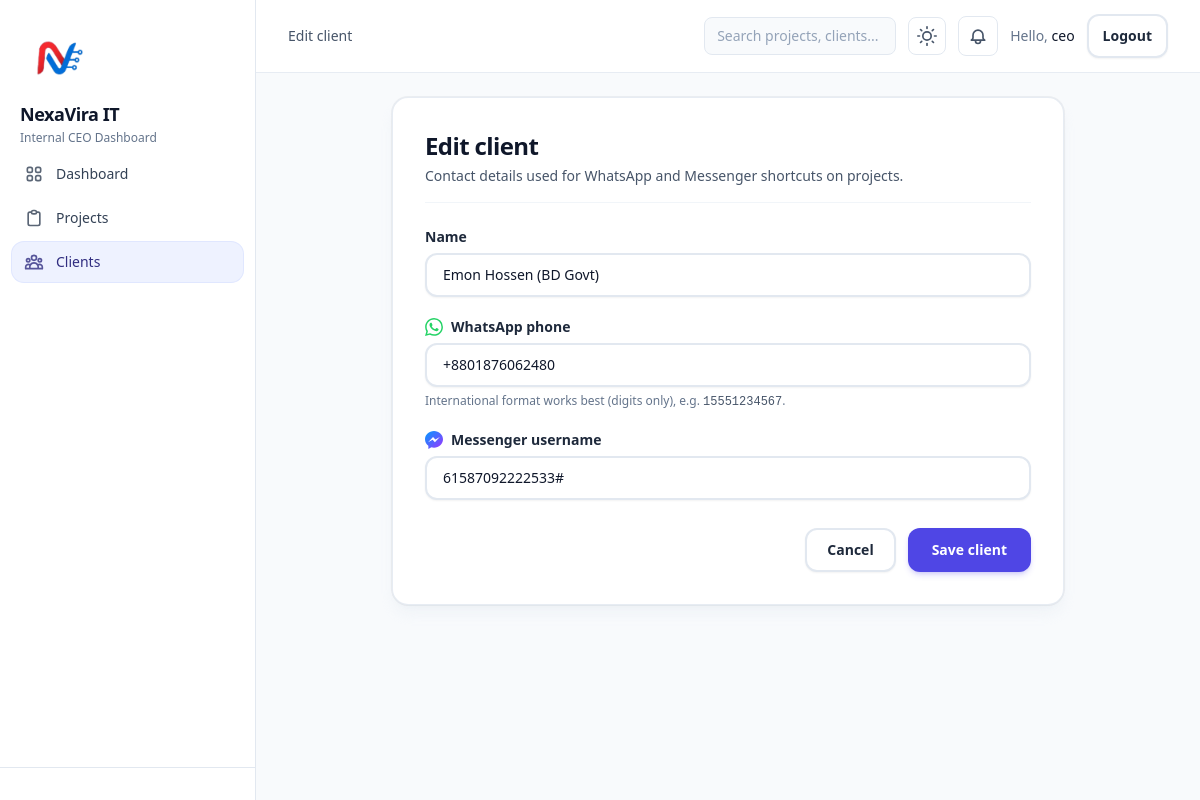
The app's page /clients/6/edit/ (signed in) with its own data.
### clients/models.py (models this page shows, shortened)
class Client(models.Model):
    name = models.CharField(max_length=255)
    phone = models.CharField(
        max_length=32,
        blank=True,
        help_text="WhatsApp phone in international format (digits only preferred), e.g. 15551234567",
    )
    messenger_username = models.CharField(max_length=255, blank=True)
    created_at = models.DateTimeField(auto_now_add=True)
    updated_at = models.DateTimeField(auto_now=True)
    class Meta:
        ordering = ["name"]

### clients/views.py (the view, shortened to what this page needs)
# urls.py: path("<int:pk>/edit/", views.ClientUpdateView.as_view(), name="edit"),
class ClientUpdateView(CeoRequiredMixin, UpdateView):
    model = Client
    form_class = ClientForm
    template_name = "clients/form.html"
    success_url = reverse_lazy("clients:list")

### clients/forms.py
class ClientForm(forms.ModelForm):
    class Meta:
        model = Client
        fields = ["name", "phone", "messenger_username"]
        widgets = {
            "name": forms.TextInput(
                attrs={"class": CONTROL, "placeholder": "Company or contact name", "autocomplete": "organization"}
            ),
            "phone": forms.TextInput(
                attrs={
                    "class": CONTROL,
                    "placeholder": "e.g. 15551234567",
                    "inputmode": "tel",
                    "autocomplete": "tel",
                }
            ),
            "messenger_username": forms.TextInput(
                attrs={"class": CONTROL, "placeholder": "Facebook Messenger username", "autocomplete": "off"}
            ),
        }

### accounts/mixins.py (called while the page is built)
    def dispatch(self, request: HttpRequest, *args, **kwargs) -> HttpResponse:
        if not request.user.is_authenticated:
            return redirect(f"{reverse('accounts:login')}?next={request.path}")
        if not request.user.is_active or not request.user.is_superuser:
            return redirect("accounts:login")
        return super().dispatch(request, *args, **kwargs)

### templates/clients/form.html (shortened to what this page needs)
{% extends "base.html" %}
{% load static %}
{% block header %}
  <div class="text-sm font-medium text-slate-600 dark:text-slate-400">{% if object %}Edit client{% else %}Add client{% endif %}</div>
{% endblock %}
{% block content %}
  <div class="mx-auto max-w-2xl">
    <div class="rounded-2xl border border-slate-200/80 dark:border-slate-700/80 bg-white dark:bg-slate-800 p-5 shadow-lg shadow-slate-200/40 dark:shadow-slate-900/40 ring-1 ring-slate-900/5 dark:ring-slate-800 sm:p-8">
      <div class="mb-6 border-b border-slate-100 dark:border-slate-700 pb-4">
        <h1 class="text-xl font-bold tracking-tight text-slate-900 dark:text-slate-100 sm:text-2xl">
          {% if object %}Edit client{% else %}Add client{% endif %}
        </h1>
        <p class="mt-1 text-sm text-slate-600 dark:text-slate-400">Contact details used for WhatsApp and Messenger shortcuts on projects.</p>
      </div>
      <form method="post" class="space-y-5">
        <div class="space-y-1.5">
          <label for="{{ form.name.id_for_label }}" class="block text-sm font-semibold text-slate-800 dark:text-slate-200">Name</label>
          {{ form.name }}
        </div>
        <div class="space-y-1.5">
          <label for="{{ form.phone.id_for_label }}" class="flex items-center gap-2 text-sm font-semibold text-slate-800 dark:text-slate-200">
            <img src="{% static 'img/whatsapp.svg' %}" alt="" width="18" height="18" class="h-[18px] w-[18px] shrink-0" decoding="async" />
            WhatsApp phone
          </label>
          {{ form.phone }}
          <p class="text-xs text-slate-500 dark:text-slate-400">International format works best (digits only), e.g. <span class="font-mono text-slate-600 dark:text-slate-300">15551234567</span>.</p>
        </div>
        <div class="space-y-1.5">
          <label for="{{ form.messenger_username.id_for_label }}" class="flex items-center gap-2 text-sm font-semibold text-slate-800 dark:text-slate-200">
            <img src="{% static 'img/messenger.svg' %}" alt="" width="18" height="18" class="h-[18px] w-[18px] shrink-0" decoding="async" />
            Messenger username
          </label>
          {{ form.messenger_username }}
        </div>
        <div class="flex flex-col-reverse gap-2 pt-2 sm:flex-row sm:items-center sm:justify-end sm:gap-3">
          <a href="{% url 'clients:list' %}"
             class="inline-flex min-h-[2.75rem] items-center justify-center rounded-xl border-2 border-slate-200 dark:border-slate-600 bg-white dark:bg-slate-700 px-5 text-sm font-semibold text-slate-800 dark:text-slate-200 shadow-sm transition hover:border-slate-300 dark:hover:border-slate-500 hover:bg-slate-50 dark:hover:bg-slate-600 focus:outline-none focus:ring-4 focus:ring-indigo-500/20">
            Cancel
          </a>
          <button type="submit"
                  class="inline-flex min-h-[2.75rem] items-center justify-center rounded-xl bg-indigo-600 dark:bg-indigo-600 px-6 text-sm font-semibold text-white shadow-md shadow-indigo-600/20 transition hover:bg-indigo-700 dark:hover:bg-indigo-700 focus:outline-none focus:ring-4 focus:ring-indigo-500/30">
            Save client
          </button>
        </div>
      </form>
    </div>
  </div>
{% endblock %}

### templates/base.html (shortened to what this page needs)
{% load static %}
<!doctype html>
<html lang="en" class="h-full scroll-smooth">
  <head>
    <script src="https://cdn.tailwindcss.com"></script>
  </head>
  <body class="min-h-full bg-slate-50 text-slate-900 antialiased dark:bg-slate-950 dark:text-slate-100 {% block body_class %}{% endblock %}">
    <div class="flex min-h-screen flex-col md:flex-row">
      {% if user.is_authenticated %}
        <aside class="hidden md:flex md:w-64 md:flex-col md:shrink-0 md:border-r md:border-slate-200 md:bg-white dark:md:border-slate-700 dark:md:bg-slate-900">
          <div class="p-5 pb-2">
            <img src="{% static 'img/logo.png' %}" class='w-20'>
            <div class="text-lg font-bold tracking-tight text-slate-900 dark:text-slate-100">NexaVira IT</div>
            <div class="mt-0.5 text-xs text-slate-500 dark:text-slate-400">Internal CEO Dashboard</div>
          </div>
          <nav class="flex flex-1 flex-col gap-1 px-3 pb-6" aria-label="Main">
            <a href="{% url 'dashboard:home' %}"
               class="flex items-center gap-3 rounded-xl px-3 py-2.5 text-sm font-medium transition
                      {% if request.resolver_match.namespace == 'dashboard' and request.resolver_match.url_name == 'home' %}
                        bg-indigo-50 text-indigo-900 ring-1 ring-indigo-100 dark:bg-indigo-900/20 dark:text-indigo-300 dark:ring-indigo-800
                      {% else %}
                        text-slate-700 hover:bg-slate-100 dark:text-slate-300 dark:hover:bg-slate-800
                      {% endif %}">
              Dashboard
            </a>
            <a href="{% url 'projects:list' %}"
               class="flex items-center gap-3 rounded-xl px-3 py-2.5 text-sm font-medium transition
                      {% if request.resolver_match.namespace == 'projects' %}
                        bg-indigo-50 text-indigo-900 ring-1 ring-indigo-100 dark:bg-indigo-900/20 dark:text-indigo-300 dark:ring-indigo-800
                      {% else %}
                        text-slate-700 hover:bg-slate-100 dark:text-slate-300 dark:hover:bg-slate-800
                      {% endif %}">
              Projects
            </a>
            <a href="{% url 'clients:list' %}"
               class="flex items-center gap-3 rounded-xl px-3 py-2.5 text-sm font-medium transition
                      {% if request.resolver_match.namespace == 'clients' %}
                        bg-indigo-50 text-indigo-900 ring-1 ring-indigo-100 dark:bg-indigo-900/20 dark:text-indigo-300 dark:ring-indigo-800
                      {% else %}
                        text-slate-700 hover:bg-slate-100 dark:text-slate-300 dark:hover:bg-slate-800
                      {% endif %}">
              Clients
            </a>
          </nav>
          <div class="border-t border-slate-200 dark:border-slate-700 px-3 py-4">
        </aside>
      {% endif %}
      <div class="flex min-h-screen min-w-0 flex-1 flex-col {% if user.is_authenticated %}pb-[calc(4.25rem+env(safe-area-inset-bottom))] md:pb-0{% endif %}">
        <header class="sticky top-0 z-40 border-b border-slate-200/80 bg-white/90 backdrop-blur-md dark:border-slate-700/80 dark:bg-slate-900/90">
          <div class="mx-auto flex max-w-7xl items-center justify-between gap-3 px-4 py-3.5 sm:px-6 lg:px-8">
            <div class="flex min-w-0 flex-1 items-center gap-3">
              <div class="hidden min-w-0 md:block">{% block header %}{% endblock %}</div>
            </div>
            <div class="flex shrink-0 items-center gap-2 sm:gap-3">
              {% if user.is_authenticated %}
                <div class="relative hidden sm:block">
                  <input type="text" placeholder="Search projects, clients..."
                         class="rounded-lg border border-slate-200 dark:border-slate-700 bg-slate-50 dark:bg-slate-800 px-3 py-2 text-sm text-slate-900 dark:text-slate-100 placeholder-slate-400 dark:placeholder-slate-500 focus:outline-none focus:ring-2 focus:ring-indigo-500 w-48" />
                </div>
                <button onclick="toggleDarkMode()"
                        class="inline-flex items-center justify-center rounded-lg border border-slate-200 dark:border-slate-700 bg-white dark:bg-slate-800 p-2 text-slate-600 dark:text-slate-400 hover:bg-slate-50 dark:hover:bg-slate-700 transition"
                        title="Toggle dark mode">
                </button>
                <button id="notificationsButton" class="relative inline-flex h-10 w-10 items-center justify-center rounded-lg border border-slate-200 dark:border-slate-700 bg-white dark:bg-slate-800 text-slate-600 dark:text-slate-300 hover:bg-slate-100 dark:hover:bg-slate-700 transition" aria-label="Open notifications">
                </button>
                <div class="hidden max-w-[12rem] truncate text-right text-sm text-slate-600 dark:text-slate-400 sm:block">
                  <span class="text-slate-500 dark:text-slate-500">Hello,</span> <span class="font-medium text-slate-900 dark:text-slate-100">{{ user.get_username }}</span>
                </div>
                <a href="{% url 'accounts:logout' %}"
                   class="inline-flex min-h-[2.75rem] items-center justify-center rounded-xl border-2 border-slate-200 dark:border-slate-700 bg-white dark:bg-slate-800 px-3.5 text-sm font-semibold text-slate-800 dark:text-slate-200 shadow-sm transition hover:border-slate-300 hover:bg-slate-50 dark:hover:border-slate-600 dark:hover:bg-slate-700 focus:outline-none focus:ring-4 focus:ring-indigo-500/20 dark:focus:ring-indigo-500/30">
                  Logout
                </a>
              {% endif %}
            </div>
          </div>
        </header>
        <main class="mx-auto w-full max-w-7xl flex-1 px-4 py-5 sm:px-6 sm:py-6 lg:px-8 {% block main_extra_class %}{% endblock %}">
          {% block content %}{% endblock %}
        </main>
      </div>
    </div>
  </body>
</html>

### templates/base.html (style rules this page uses)
input[type="text"], input[type="email"], input[type="number"], input[type="date"], input[type="password"], textarea, select { @apply block min-h-[2.75rem] w-full rounded-xl border-2 border-slate-200 bg-white px-4 py-2.5 text-sm shadow-sm transition placeholder:text-slate-400 focus:border-indigo-500 focus:outline-none focus:ring-4 focus:ring-indigo-500/20; }

### records on screen
Client: name "Emon Hossen (BD Govt)", phone "+8801876062480", messenger_username "61587092222533#"

### other values on screen
{{ user.get_username }} "ceo"
